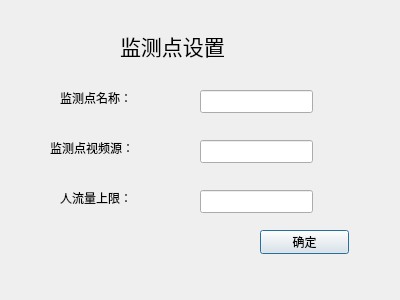
<?xml version="1.0" encoding="UTF-8"?>
<ui version="4.0">
 <class>Dialog_dpInfo</class>
 <widget class="QDialog" name="Dialog_dpInfo">
  <property name="geometry">
   <rect>
    <x>0</x>
    <y>0</y>
    <width>400</width>
    <height>300</height>
   </rect>
  </property>
  <property name="windowTitle">
   <string>Dialog</string>
  </property>
  <widget class="QLabel" name="label">
   <property name="geometry">
    <rect>
     <x>50</x>
     <y>140</y>
     <width>111</width>
     <height>16</height>
    </rect>
   </property>
   <property name="text">
    <string>监测点视频源：</string>
   </property>
  </widget>
  <widget class="QLabel" name="label_2">
   <property name="geometry">
    <rect>
     <x>60</x>
     <y>190</y>
     <width>111</width>
     <height>16</height>
    </rect>
   </property>
   <property name="text">
    <string>人流量上限：</string>
   </property>
  </widget>
  <widget class="QLineEdit" name="lineEdit_sourcePath">
   <property name="geometry">
    <rect>
     <x>200</x>
     <y>140</y>
     <width>113</width>
     <height>23</height>
    </rect>
   </property>
  </widget>
  <widget class="QLineEdit" name="lineEdit_PedestrianMaxium">
   <property name="geometry">
    <rect>
     <x>200</x>
     <y>190</y>
     <width>113</width>
     <height>23</height>
    </rect>
   </property>
  </widget>
  <widget class="QLabel" name="label_3">
   <property name="geometry">
    <rect>
     <x>120</x>
     <y>30</y>
     <width>151</width>
     <height>31</height>
    </rect>
   </property>
   <property name="font">
    <font>
     <pointsize>16</pointsize>
    </font>
   </property>
   <property name="text">
    <string>监测点设置</string>
   </property>
  </widget>
  <widget class="QPushButton" name="pushButton">
   <property name="geometry">
    <rect>
     <x>260</x>
     <y>230</y>
     <width>89</width>
     <height>24</height>
    </rect>
   </property>
   <property name="text">
    <string>确定</string>
   </property>
  </widget>
  <widget class="QLabel" name="label_4">
   <property name="geometry">
    <rect>
     <x>60</x>
     <y>90</y>
     <width>101</width>
     <height>16</height>
    </rect>
   </property>
   <property name="text">
    <string>监测点名称：</string>
   </property>
  </widget>
  <widget class="QLineEdit" name="lineEdit_nameDetectPoint">
   <property name="geometry">
    <rect>
     <x>200</x>
     <y>90</y>
     <width>113</width>
     <height>23</height>
    </rect>
   </property>
  </widget>
 </widget>
 <resources/>
 <connections/>
</ui>
